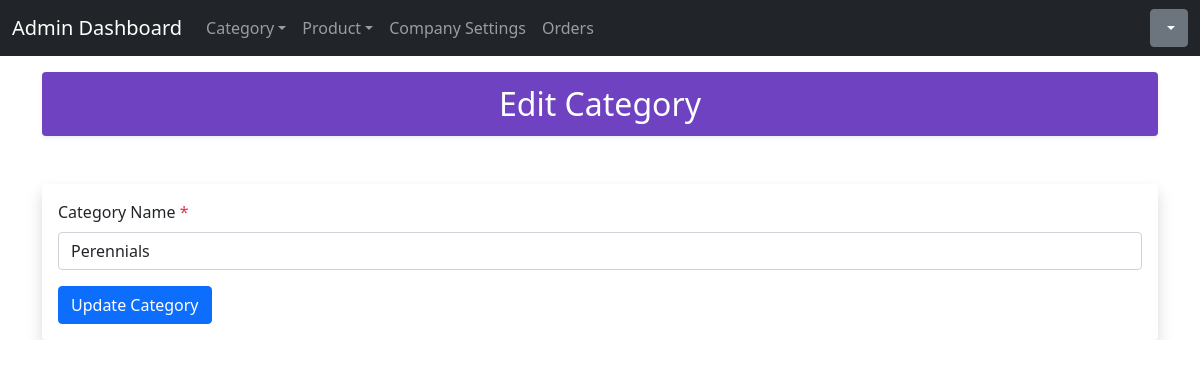
The app's page /admin/category_edit.php?id=7, older data.
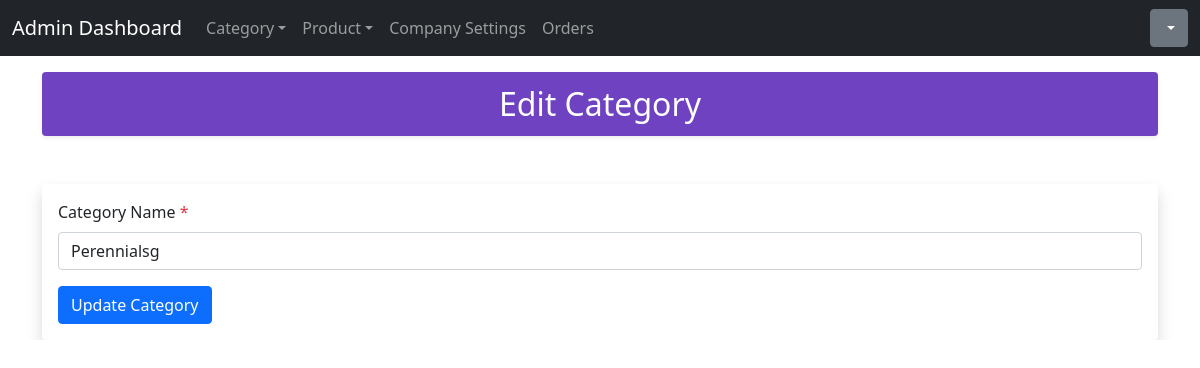
The same page, newer data.
### tables this page shows
CREATE TABLE `category` (
  `id` int(11) NOT NULL,
  `name` varchar(255) NOT NULL
);

### db.php (called while the page is built, shortened)
<?php
    function db_connect(){
        $db_host = "localhost";
        $db_user = "root";
        $db_pass = "";
        $db_name = "tree_life_shop";
        return mysqli_connect($db_host, $db_user, $db_pass, $db_name);
    }
?>

### admin/category_edit.php (the view, shortened to what this page needs)
<?php
    require_once '../db.php';
    require_once 'header.php';
    if (isset($_GET['id'])) {
        $categoryId = $_GET['id'];
        $query = "SELECT * FROM category WHERE id = $categoryId";
        $result = mysqli_query(db_connect(), $query);
        $category = mysqli_fetch_assoc($result);
    } else {
        $_SESSION['error'] = "Category ID not provided!";
        header('location: category_list.php');
    }
?>
<div class="d-flex align-items-center justify-content-center p-3 my-3 text-white bg-purple rounded shadow-sm">
    <div class="lh-1">
        <h1 class="h2 mb-0 text-white lh-1">Edit Category</h1>
    </div>
</div>
<div class="mt-5 p-3 bg-body rounded shadow">
    <form action="category_edit_post.php" method="post">
        <div class="mb-3">
            <label class="form-label" for="categoryName">Category Name <span class="text-danger">*</span></label>
            <input type="text" name="categoryName" class="form-control" id="categoryName" value="<?= $category['name'] ?>" required>
        </div>
        <div class="login_submit">
            <button class="btn btn-primary rounded" id="submit" name="submit" type="submit">Update Category</button>
        </div>
    </form>
</div>
<?php require_once 'footer.php'; ?>

Row changes from the older to the newer data that the page shows:
changed category: categoryName "Perennials" → "Perennialsg"
